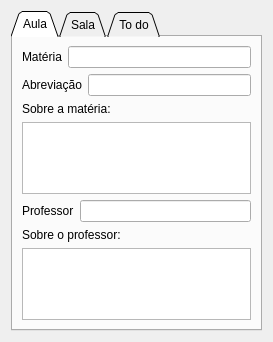
<?xml version="1.0" encoding="UTF-8"?>
<ui version="4.0">
 <class>Form</class>
 <widget class="QWidget" name="Form">
  <property name="geometry">
   <rect>
    <x>0</x>
    <y>0</y>
    <width>273</width>
    <height>342</height>
   </rect>
  </property>
  <property name="windowTitle">
   <string>Detalhes</string>
  </property>
  <property name="windowIcon">
   <iconset>
    <normaloff>../../../../../../Documents/GitHub/projeto_dsoft/datails.png</normaloff>../../../../../../Documents/GitHub/projeto_dsoft/datails.png</iconset>
  </property>
  <layout class="QHBoxLayout" name="horizontalLayout">
   <item>
    <widget class="QTabWidget" name="tabWidget">
     <property name="tabPosition">
      <enum>QTabWidget::North</enum>
     </property>
     <property name="tabShape">
      <enum>QTabWidget::Triangular</enum>
     </property>
     <property name="currentIndex">
      <number>0</number>
     </property>
     <property name="elideMode">
      <enum>Qt::ElideNone</enum>
     </property>
     <property name="tabsClosable">
      <bool>false</bool>
     </property>
     <property name="movable">
      <bool>false</bool>
     </property>
     <property name="tabBarAutoHide" stdset="0">
      <bool>true</bool>
     </property>
     <widget class="QWidget" name="aba_aula">
      <attribute name="title">
       <string>Aula</string>
      </attribute>
      <layout class="QVBoxLayout" name="verticalLayout_4">
       <item>
        <layout class="QVBoxLayout" name="verticalLayout">
         <item>
          <layout class="QHBoxLayout" name="materia">
           <item>
            <widget class="QLabel" name="label_materia">
             <property name="text">
              <string>Matéria</string>
             </property>
            </widget>
           </item>
           <item>
            <widget class="QLineEdit" name="input_materia">
             <property name="text">
              <string/>
             </property>
            </widget>
           </item>
          </layout>
         </item>
         <item>
          <layout class="QHBoxLayout" name="abreviacao">
           <item>
            <widget class="QLabel" name="label_abreviacao">
             <property name="text">
              <string>Abreviação</string>
             </property>
            </widget>
           </item>
           <item>
            <widget class="QLineEdit" name="input_abreviacao">
             <property name="text">
              <string/>
             </property>
            </widget>
           </item>
          </layout>
         </item>
         <item>
          <layout class="QVBoxLayout" name="sobre_materia">
           <item>
            <widget class="QLabel" name="label_sobremateria">
             <property name="text">
              <string>Sobre a matéria:</string>
             </property>
            </widget>
           </item>
           <item>
            <widget class="QTextEdit" name="input_sobremateria">
             <property name="readOnly">
              <bool>true</bool>
             </property>
            </widget>
           </item>
          </layout>
         </item>
         <item>
          <layout class="QHBoxLayout" name="professor">
           <item>
            <widget class="QLabel" name="label_professor">
             <property name="text">
              <string>Professor</string>
             </property>
            </widget>
           </item>
           <item>
            <widget class="QLineEdit" name="input_professor">
             <property name="text">
              <string/>
             </property>
            </widget>
           </item>
          </layout>
         </item>
         <item>
          <layout class="QVBoxLayout" name="sobre_prof">
           <item>
            <widget class="QLabel" name="lavel_sobreprof">
             <property name="text">
              <string>Sobre o professor:</string>
             </property>
            </widget>
           </item>
           <item>
            <widget class="QTextEdit" name="input_sobreprof">
             <property name="readOnly">
              <bool>true</bool>
             </property>
            </widget>
           </item>
          </layout>
         </item>
        </layout>
       </item>
      </layout>
     </widget>
     <widget class="QWidget" name="aba_sala">
      <attribute name="title">
       <string>Sala</string>
      </attribute>
      <layout class="QHBoxLayout" name="horizontalLayout_5">
       <item>
        <layout class="QVBoxLayout" name="verticalLayout_2">
         <item>
          <layout class="QHBoxLayout" name="horizontalLayout_3">
           <item>
            <widget class="QLabel" name="label">
             <property name="text">
              <string>Sala</string>
             </property>
            </widget>
           </item>
           <item>
            <widget class="QLineEdit" name="lineEdit">
             <property name="readOnly">
              <bool>true</bool>
             </property>
            </widget>
           </item>
          </layout>
         </item>
         <item>
          <layout class="QHBoxLayout" name="horizontalLayout_4">
           <item>
            <widget class="QLabel" name="label_2">
             <property name="text">
              <string>Andar</string>
             </property>
            </widget>
           </item>
           <item>
            <widget class="QLineEdit" name="lineEdit_2">
             <property name="readOnly">
              <bool>true</bool>
             </property>
            </widget>
           </item>
          </layout>
         </item>
         <item>
          <widget class="QLabel" name="label_3">
           <property name="sizePolicy">
            <sizepolicy hsizetype="Expanding" vsizetype="Expanding">
             <horstretch>0</horstretch>
             <verstretch>0</verstretch>
            </sizepolicy>
           </property>
           <property name="text">
            <string>Imagem</string>
           </property>
          </widget>
         </item>
        </layout>
       </item>
      </layout>
     </widget>
     <widget class="QWidget" name="aba_tpdo">
      <attribute name="title">
       <string>To do</string>
      </attribute>
      <layout class="QVBoxLayout" name="verticalLayout_6">
       <item>
        <layout class="QVBoxLayout" name="verticalLayout_3">
         <item>
          <widget class="QTableWidget" name="tableWidget">
           <attribute name="horizontalHeaderDefaultSectionSize">
            <number>193</number>
           </attribute>
           <row>
            <property name="text">
             <string>13/05</string>
            </property>
           </row>
           <column>
            <property name="text">
             <string>Nome</string>
            </property>
           </column>
           <item row="0" column="0">
            <property name="text">
             <string>Modsim</string>
            </property>
           </item>
          </widget>
         </item>
        </layout>
       </item>
       <item>
        <layout class="QVBoxLayout" name="verticalLayout_5">
         <item>
          <layout class="QHBoxLayout" name="horizontalLayout_8">
           <item>
            <widget class="QLabel" name="label_6">
             <property name="text">
              <string>Adicionar um lembrete</string>
             </property>
            </widget>
           </item>
           <item>
            <spacer name="horizontalSpacer">
             <property name="orientation">
              <enum>Qt::Horizontal</enum>
             </property>
             <property name="sizeHint" stdset="0">
              <size>
               <width>40</width>
               <height>20</height>
              </size>
             </property>
            </spacer>
           </item>
           <item>
            <widget class="QPushButton" name="pushButton">
             <property name="text">
              <string>Salvar</string>
             </property>
            </widget>
           </item>
          </layout>
         </item>
         <item>
          <layout class="QHBoxLayout" name="horizontalLayout_6">
           <item>
            <widget class="QLabel" name="label_4">
             <property name="text">
              <string>Nome</string>
             </property>
            </widget>
           </item>
           <item>
            <widget class="QLineEdit" name="lineEdit_3"/>
           </item>
          </layout>
         </item>
         <item>
          <layout class="QHBoxLayout" name="horizontalLayout_7">
           <item>
            <widget class="QLabel" name="label_5">
             <property name="sizePolicy">
              <sizepolicy hsizetype="Minimum" vsizetype="Minimum">
               <horstretch>0</horstretch>
               <verstretch>0</verstretch>
              </sizepolicy>
             </property>
             <property name="text">
              <string>Data</string>
             </property>
            </widget>
           </item>
           <item>
            <widget class="QDateEdit" name="dateEdit">
             <property name="sizePolicy">
              <sizepolicy hsizetype="Expanding" vsizetype="Fixed">
               <horstretch>0</horstretch>
               <verstretch>0</verstretch>
              </sizepolicy>
             </property>
             <property name="minimumDateTime">
              <datetime>
               <hour>0</hour>
               <minute>0</minute>
               <second>0</second>
               <year>2016</year>
               <month>1</month>
               <day>1</day>
              </datetime>
             </property>
             <property name="currentSection">
              <enum>QDateTimeEdit::DaySection</enum>
             </property>
             <property name="displayFormat">
              <string>dd/MM</string>
             </property>
             <property name="calendarPopup">
              <bool>true</bool>
             </property>
             <property name="currentSectionIndex">
              <number>0</number>
             </property>
             <property name="timeSpec">
              <enum>Qt::LocalTime</enum>
             </property>
            </widget>
           </item>
          </layout>
         </item>
        </layout>
       </item>
      </layout>
     </widget>
    </widget>
   </item>
  </layout>
 </widget>
 <resources/>
 <connections/>
</ui>
